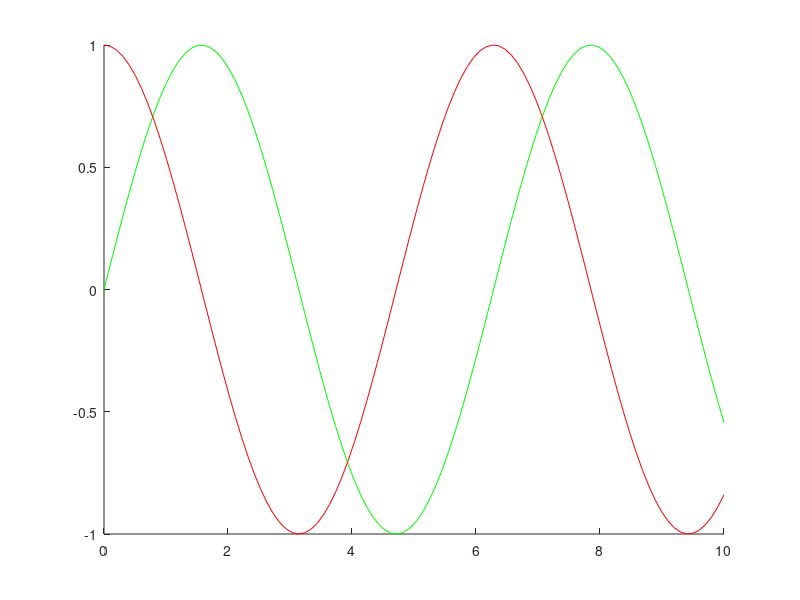

The MATLAB script that drew this image: (Note: this script raises an error after producing the figure.)
%=============================================================================
% Copyright (c) 2026-present Allan CORNET (Nelson)
%=============================================================================
% This file is part of Nelson.
%=============================================================================
% LICENCE_BLOCK_BEGIN
% SPDX-License-Identifier: LGPL-3.0-or-later
% LICENCE_BLOCK_END
%=============================================================================
% <--ADV-CLI MODE-->
%=============================================================================
f = figure('Visible', 'off');
x = linspace(0, 10)';
line(x, sin(x), 'Color', [0 1 0]);
line(x, cos(x), 'Color', [1 0 0]);
set(f, 'Position', [100 100 800 600]);
drawnow();

frame = getframe(f);
ratio = f.DevicePixelRatio;
asserts.isequal(size(frame.cdata), [round(600 * ratio), round(800 * ratio), 3]);
close(f);
%=============================================================================
